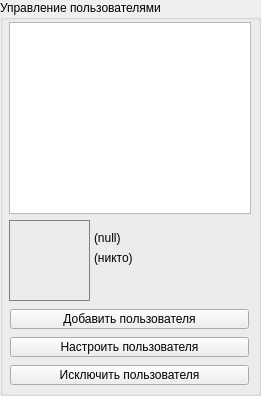
             <widget class="QGroupBox" name="box_UsersDbEdit">
              <property name="geometry">
               <rect>
                <x>570</x>
                <y>10</y>
                <width>261</width>
                <height>396</height>
               </rect>
              </property>
              <property name="title">
               <string>Управление пользователями</string>
              </property>
              <widget class="QLabel" name="lbl_SelectedUserDescription">
               <property name="geometry">
                <rect>
                 <x>94</x>
                 <y>250</y>
                 <width>151</width>
                 <height>16</height>
                </rect>
               </property>
               <property name="sizePolicy">
                <sizepolicy hsizetype="Expanding" vsizetype="Preferred">
                 <horstretch>0</horstretch>
                 <verstretch>0</verstretch>
                </sizepolicy>
               </property>
               <property name="text">
                <string>(никто)</string>
               </property>
              </widget>
              <widget class="QLabel" name="lbl_SelectedUserUsername">
               <property name="geometry">
                <rect>
                 <x>94</x>
                 <y>230</y>
                 <width>151</width>
                 <height>16</height>
                </rect>
               </property>
               <property name="sizePolicy">
                <sizepolicy hsizetype="Expanding" vsizetype="Expanding">
                 <horstretch>0</horstretch>
                 <verstretch>0</verstretch>
                </sizepolicy>
               </property>
               <property name="styleSheet">
                <string notr="true">font: 63 11pt &quot;Segoe UI Semibold&quot;;</string>
               </property>
               <property name="text">
                <string>(null)</string>
               </property>
              </widget>
              <widget class="QWidget" name="verticalLayoutWidget_3">
               <property name="geometry">
                <rect>
                 <x>4</x>
                 <y>307</y>
                 <width>251</width>
                 <height>81</height>
                </rect>
               </property>
               <layout class="QVBoxLayout" name="qvl_UserDataBaseActionsPool">
                <property name="leftMargin">
                 <number>6</number>
                </property>
                <property name="topMargin">
                 <number>0</number>
                </property>
                <property name="rightMargin">
                 <number>6</number>
                </property>
                <property name="bottomMargin">
                 <number>0</number>
                </property>
                <item>
                 <widget class="QPushButton" name="btn_UserDatabaseAddUser">
                  <property name="sizePolicy">
                   <sizepolicy hsizetype="Preferred" vsizetype="Maximum">
                    <horstretch>0</horstretch>
                    <verstretch>0</verstretch>
                   </sizepolicy>
                  </property>
                  <property name="maximumSize">
                   <size>
                    <width>16777215</width>
                    <height>20</height>
                   </size>
                  </property>
                  <property name="text">
                   <string>Добавить пользователя</string>
                  </property>
                  <property name="icon">
                   <iconset resource="resources.qrc">
                    <normaloff>:/images/plus_ico.png</normaloff>:/images/plus_ico.png</iconset>
                  </property>
                  <property name="iconSize">
                   <size>
                    <width>13</width>
                    <height>13</height>
                   </size>
                  </property>
                 </widget>
                </item>
                <item>
                 <widget class="QPushButton" name="btn_UserDatabaseConfigureUser">
                  <property name="sizePolicy">
                   <sizepolicy hsizetype="Preferred" vsizetype="Maximum">
                    <horstretch>0</horstretch>
                    <verstretch>0</verstretch>
                   </sizepolicy>
                  </property>
                  <property name="maximumSize">
                   <size>
                    <width>16777215</width>
                    <height>20</height>
                   </size>
                  </property>
                  <property name="text">
                   <string>Настроить пользователя</string>
                  </property>
                  <property name="icon">
                   <iconset resource="resources.qrc">
                    <normaloff>:/images/more_ico.png</normaloff>:/images/more_ico.png</iconset>
                  </property>
                  <property name="iconSize">
                   <size>
                    <width>13</width>
                    <height>13</height>
                   </size>
                  </property>
                 </widget>
                </item>
                <item>
                 <widget class="QPushButton" name="btn_UserDatabaseDeleteUser">
                  <property name="sizePolicy">
                   <sizepolicy hsizetype="Preferred" vsizetype="Maximum">
                    <horstretch>0</horstretch>
                    <verstretch>0</verstretch>
                   </sizepolicy>
                  </property>
                  <property name="maximumSize">
                   <size>
                    <width>16777215</width>
                    <height>20</height>
                   </size>
                  </property>
                  <property name="text">
                   <string>Исключить пользователя</string>
                  </property>
                  <property name="icon">
                   <iconset resource="resources.qrc">
                    <normaloff>:/images/minus_ico.png</normaloff>:/images/minus_ico.png</iconset>
                  </property>
                  <property name="iconSize">
                   <size>
                    <width>13</width>
                    <height>13</height>
                   </size>
                  </property>
                 </widget>
                </item>
               </layout>
              </widget>
              <widget class="QListWidget" name="liw_UsersDbList">
               <property name="geometry">
                <rect>
                 <x>9</x>
                 <y>22</y>
                 <width>242</width>
                 <height>192</height>
                </rect>
               </property>
              </widget>
              <widget class="QLabel" name="gfv_SelectedUserAvatar">
               <property name="geometry">
                <rect>
                 <x>9</x>
                 <y>220</y>
                 <width>81</width>
                 <height>81</height>
                </rect>
               </property>
               <property name="styleSheet">
                <string notr="true">border: 1px solid grey;</string>
               </property>
               <property name="text">
                <string/>
               </property>
               <property name="scaledContents">
                <bool>true</bool>
               </property>
              </widget>
             </widget>
